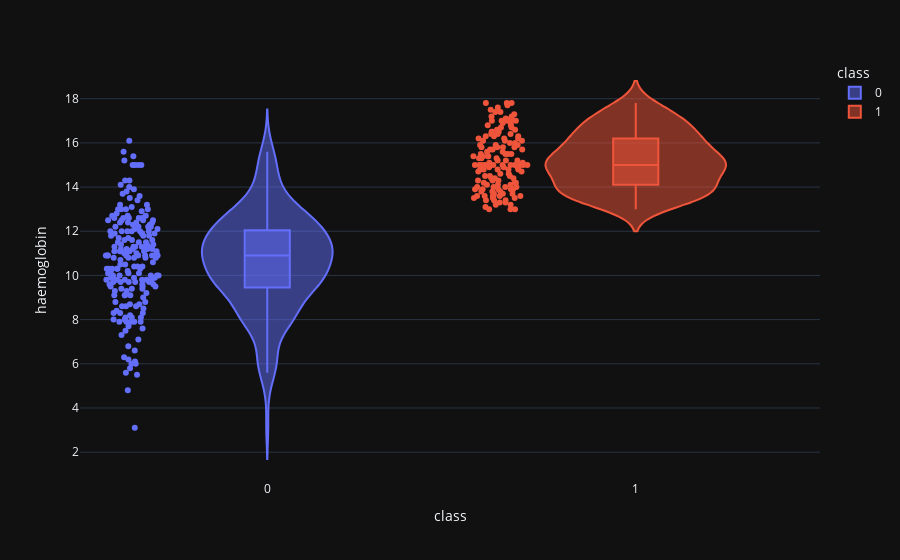

Write notebook code for a chart like this one.
### Markdown cell above
The packed cell volume distribution for **class 1 is generally higher** than that for class 0.

### Code cell
violin ('haemoglobin')

### Figure 1 — Plotly figure (JSON) as saved in the notebook; plotly's stock layout.template omitted (floating-point values rounded to 4 significant figures; data arrays with more than 128 entries replaced by an {"elided": "..."} marker saying what was removed)
{"data": [{"alignmentgroup": "True", "box": {"visible": true}, "hovertemplate": "class=%{x}<br>haemoglobin=%{y}<extra></extra>", "legendgroup": "0", "marker": {"color": "#636efa"}, "name": "0", "offsetgroup": "0", "orientation": "v", "points": "all", "scalegroup": "True", "showlegend": true, "type": "violin", "x": {"elided": "250 int values"}, "x0": " ", "xaxis": "x", "y": {"elided": "250 float values"}, "y0": " ", "yaxis": "y"}, {"alignmentgroup": "True", "box": {"visible": true}, "hovertemplate": "class=%{x}<br>haemoglobin=%{y}<extra></extra>", "legendgroup": "1", "marker": {"color": "#EF553B"}, "name": "1", "offsetgroup": "1", "orientation": "v", "points": "all", "scalegroup": "True", "showlegend": true, "type": "violin", "x": {"elided": "150 int values"}, "x0": " ", "xaxis": "x", "y": {"elided": "150 float values"}, "y0": " ", "yaxis": "y"}], "layout": {"autosize": true, "legend": {"title": {"text": "class"}, "tracegroupgap": 0}, "margin": {"t": 60}, "violinmode": "overlay", "xaxis": {"anchor": "y", "autorange": true, "categoryarray": [0, 1], "categoryorder": "array", "domain": [0, 1], "range": [-0.5064, 1.5], "title": {"text": "class"}, "type": "linear"}, "yaxis": {"anchor": "x", "autorange": true, "domain": [0, 1], "range": [0.7402, 19.75], "title": {"text": "haemoglobin"}, "type": "linear"}}}
